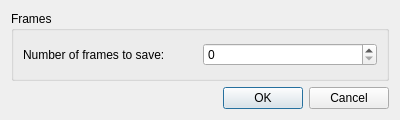
<?xml version="1.0" encoding="UTF-8"?>
<ui version="4.0">
 <class>SaveFramesDialog</class>
 <widget class="QDialog" name="SaveFramesDialog">
  <property name="geometry">
   <rect>
    <x>0</x>
    <y>0</y>
    <width>400</width>
    <height>120</height>
   </rect>
  </property>
  <property name="windowTitle">
   <string>Dialog</string>
  </property>
  <layout class="QVBoxLayout" name="verticalLayout">
   <item>
    <widget class="QGroupBox" name="groupBox">
     <property name="title">
      <string>Frames</string>
     </property>
     <layout class="QVBoxLayout" name="verticalLayout_2">
      <item>
       <layout class="QHBoxLayout" name="horizontalLayout">
        <item>
         <widget class="QLabel" name="label">
          <property name="text">
           <string>Number of frames to save:</string>
          </property>
         </widget>
        </item>
        <item>
         <widget class="QSpinBox" name="spinBox"/>
        </item>
       </layout>
      </item>
     </layout>
    </widget>
   </item>
   <item>
    <widget class="QDialogButtonBox" name="buttonBox">
     <property name="orientation">
      <enum>Qt::Horizontal</enum>
     </property>
     <property name="standardButtons">
      <set>QDialogButtonBox::Cancel|QDialogButtonBox::Ok</set>
     </property>
    </widget>
   </item>
  </layout>
 </widget>
 <resources/>
 <connections>
  <connection>
   <sender>buttonBox</sender>
   <signal>accepted()</signal>
   <receiver>SaveFramesDialog</receiver>
   <slot>accept()</slot>
   <hints>
    <hint type="sourcelabel">
     <x>248</x>
     <y>254</y>
    </hint>
    <hint type="destinationlabel">
     <x>157</x>
     <y>274</y>
    </hint>
   </hints>
  </connection>
  <connection>
   <sender>buttonBox</sender>
   <signal>rejected()</signal>
   <receiver>SaveFramesDialog</receiver>
   <slot>reject()</slot>
   <hints>
    <hint type="sourcelabel">
     <x>316</x>
     <y>260</y>
    </hint>
    <hint type="destinationlabel">
     <x>286</x>
     <y>274</y>
    </hint>
   </hints>
  </connection>
 </connections>
</ui>
